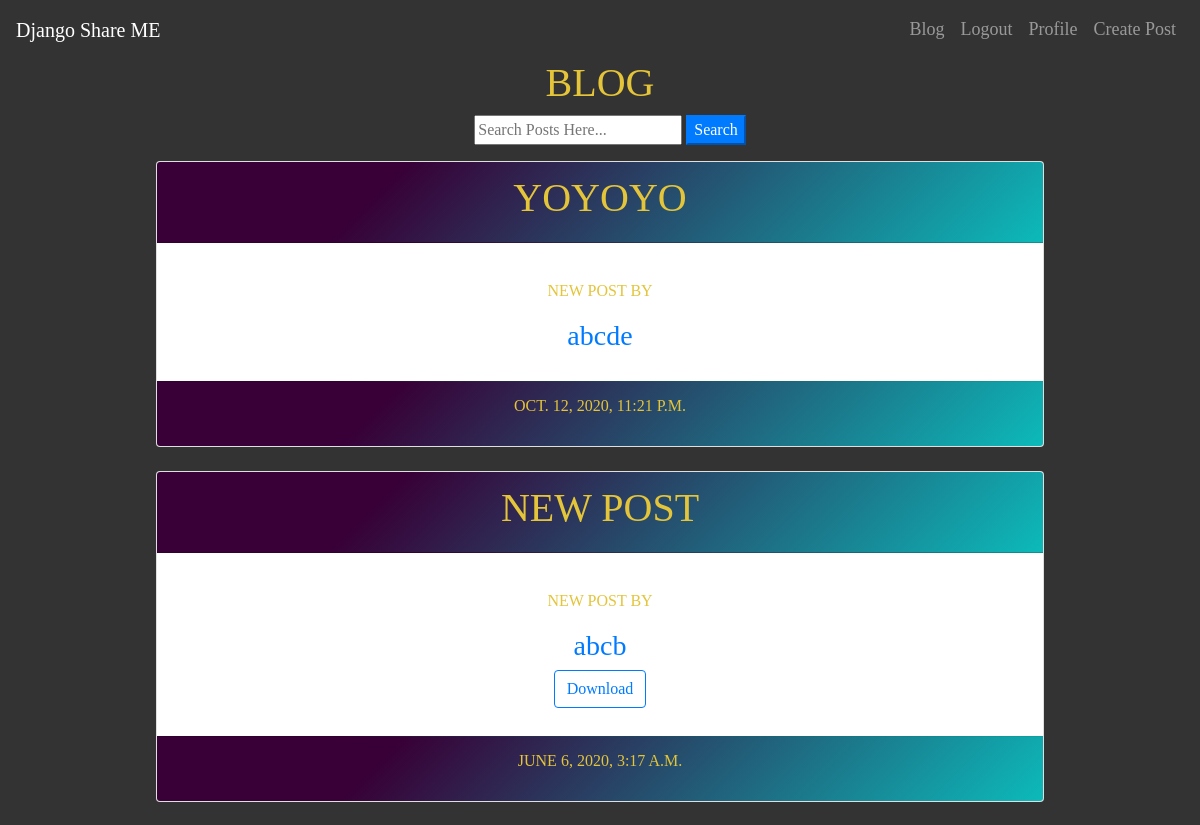
The page /blog (signed in, upper part) on the database as committed earlier.
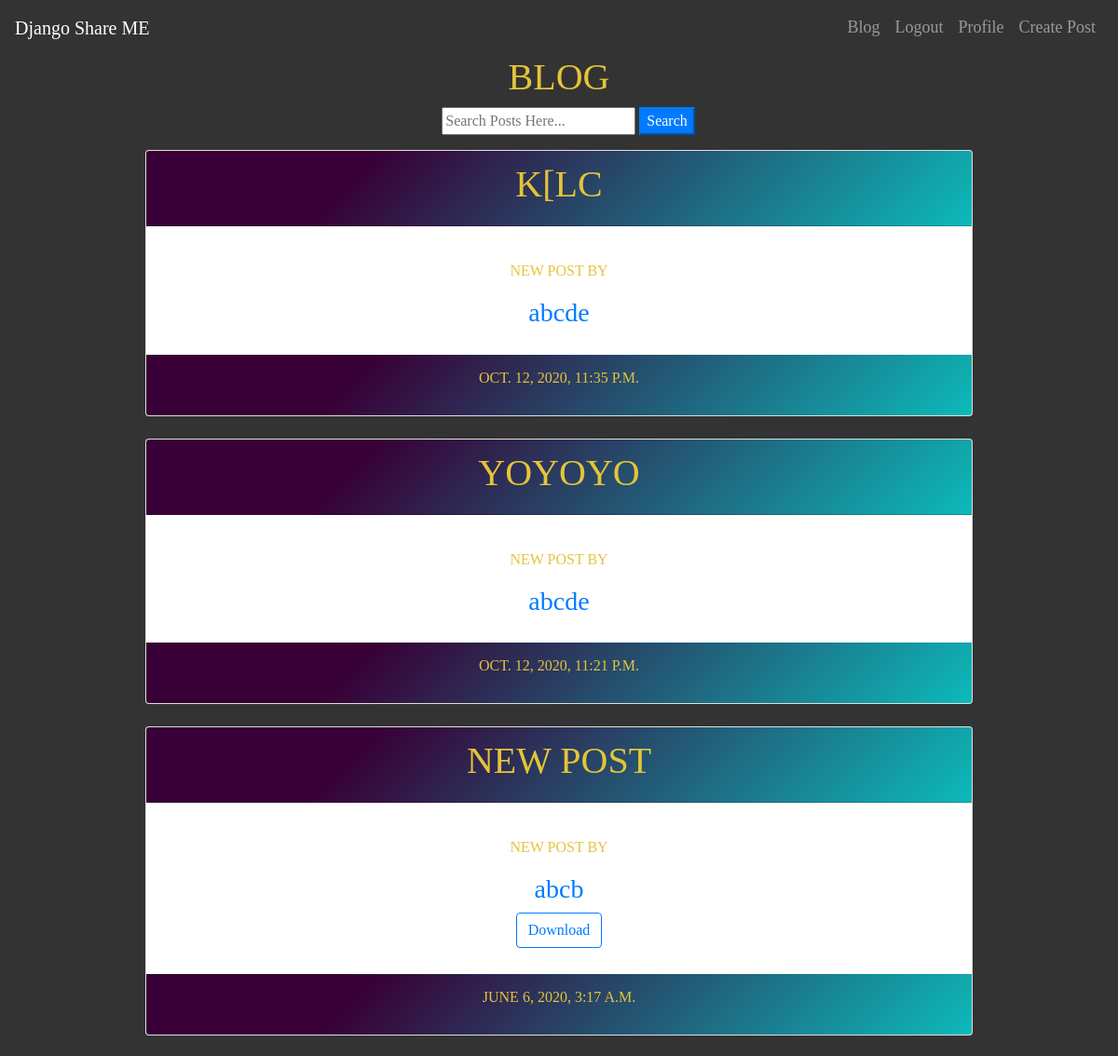
The same page on the database as committed later.
### blog/models.py (models this page shows, shortened)
class Post(models.Model):
	title = models.CharField(max_length=100)
	file = models.FileField(null=True,blank=True,upload_to='Files')
	content = RichTextField()
	date_posted = models.DateTimeField(default=timezone.now)
	author = models.ForeignKey(User, on_delete=models.CASCADE)

### blog/views.py (the view)
# urls.py: path('blog',include('blog.urls')),
@login_required
def blog(request):
    if(request.user.username!=''):
        print(request.user.username)
        message='new post'
        post=Post.objects.get_queryset().order_by('-date_posted')
        content={
            'message':message,
            'post':post,
            'messages':'',
        }
        return render(request,'blog/blog.html',content)
    else:
        return redirect('login')

### blog/templates/blog/blog.html (shortened to what this page needs)
{%extends "blog/base.html" %}{% load static %} {% block body %}
<h1>BLOG</h1>
<form id="searchform" action="{% url 'search' %}" method="get">
    <input type="text" name="q" type="text" value="{{ request.GET.q }}" placeholder="Search Posts Here..." />
    <button type="button" onclick="searchform.submit()" class=" text-white my-color btn-primary">Search</button>
</form>
{% for posts in post %}
<div class="card text-center" style=" width:80%;">
    <div class="card-header" style="background-color: #0cbaba;
                background-image: linear-gradient(315deg, #0cbaba 0%, #380036 74%);
                ">
        <a href={% url 'Post_View' posts.pk %}>
            <h1>{{ posts.title }}</h1>
        </a>
    </div>
    <div class="card-body">
        <p class="card-text">
            <p>{{message}} BY</p>
            <a href="{% url 'user-posts' posts.author.username %}">
                <h3>{{ posts.author }}</h3>
            </a>
            {% if posts.file %}
            <div class="form-group mt-0 pt-0  m-2">
                <a class="btn btn-outline-primary  btn-d " href="{{ posts.file.url }}" download type="submit">Download</a>
            </div>
            {% endif %}
    </div>
    <div class="card-footer text-muted" style="background-color: #0cbaba;
                background-image: linear-gradient(315deg, #0cbaba 0%, #380036 74%);">
        <p>{{ posts.date_posted }}</p>
    </div>
</div>
<br> {% endfor %} {% endblock %}

Rows that differ between the two databases and show on the page:
added Post: title "K[LC", message "NEW POST", author "abcde", date_posted "OCT. 12, 2020, 11:35 P.M."
